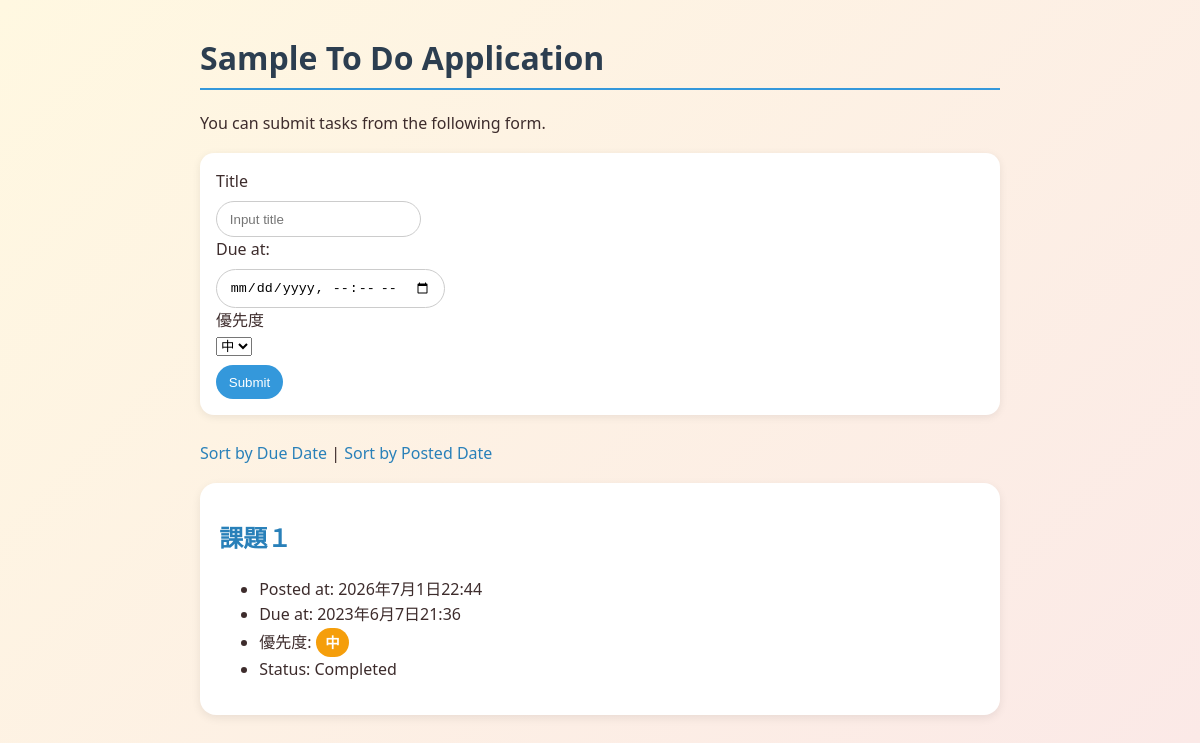
The app's page /, older data.
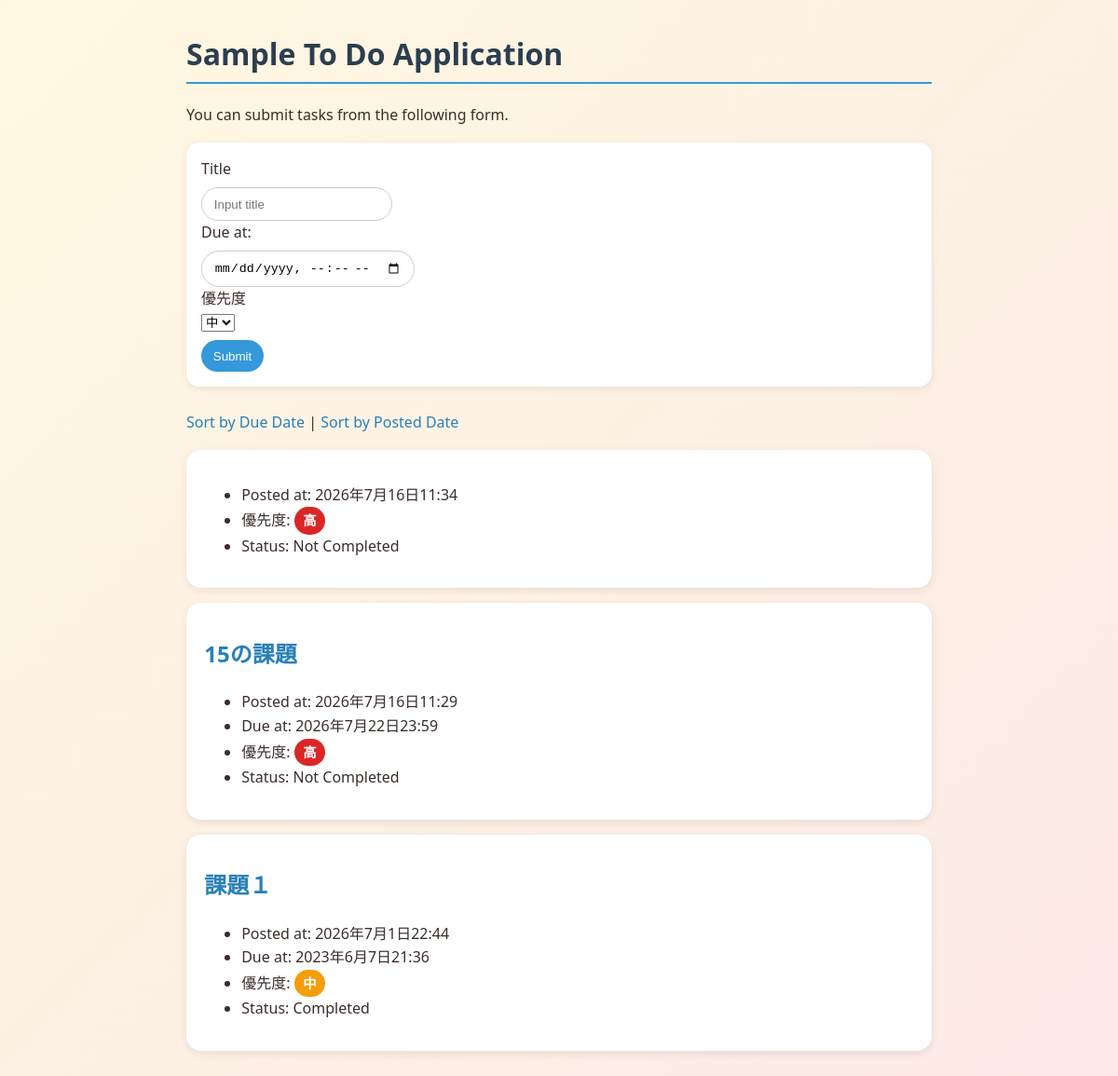
The same page, newer data.
### todo/models.py (models this page shows, shortened)
class Task(models.Model):
    PRIORITY_CHOICES = [
        ('high', '高'),
        ('medium', '中'),
        ('low', '低'),
    ]
    title = models.CharField(max_length=100)
    completed = models.BooleanField(default=False)
    posted_at = models.DateTimeField(default=timezone.now)
    due_at = models.DateTimeField(null=True, blank=True)
    priority = models.CharField(
        max_length=10,
        choices=PRIORITY_CHOICES,
        default='medium',
    )

### todo/views.py (the view, shortened to what this page needs)
# urls.py: path('', todo_views.index, name="index"),
def index(request):
    if request.GET.get('order') == 'due':
        tasks = Task.objects.order_by('due_at')
    else:
        tasks = Task.objects.order_by('-posted_at')
    context = {
        'tasks': tasks
    }
    return render(request, 'todo/index.html', context)

### todo/templates/todo/index.html (shortened to what this page needs)
{% load static %}
<!DOCTYPE html>
<html lang="ja">
  <head>
    <link rel="stylesheet" href="{% static 'todo/style.css' %}">
  </head>
  <body>
    <h1>Sample To Do Application</h1>
    <p>You can submit tasks from the following form.</p>
    <form action="{% url 'index' %}" method="post">
      <div>
        <label for="titleInput">Title</label><br>
        <input id="titleInput" name="title" type="text" placeholder="Input title">
      </div>
      <div>
        <label for="dueInput">Due at:</label><br>
        <input id="dueInput" name="due_at" type="datetime-local">
      </div>
      <div>
        <label for="priorityInput">優先度</label><br>
        <select id="priorityInput" name="priority">
          <option value="medium" selected>中</option>
        </select>
      </div>
      <div>
        <button type="submit">Submit</button>
      </div>
    </form>
    <br>
    <div>
      <a href="{% url 'index' %}?order=due">Sort by Due Date</a> |
      <a href="{% url 'index' %}?order=post">Sort by Posted Date</a>
    </div>
    {% for task in tasks %}
    <div class="text">
      <h2><a href="{% url "detail" task.id %}">{{ task.title }}</a></h2>
      <ul>
        <li>Posted at: {{ task.posted_at }}</li>
        {% if task.due_at %}
        <li>Due at: {{ task.due_at }}</li>
        {% endif %}
        <li>優先度: <span class="priority-badge priority-{{ task.priority }}">{{ task.get_priority_display }}</span></li>
        {% if task.completed %}
        <li>Status: Completed</li>
        {% else %}
        <li>Status: Not Completed</li>
        {% endif %}
      </ul>
    </div>
    {% endfor %}
  </body>
</html>

### todo/static/todo/style.css (style rules this page uses)
body { font-family: 'Segoe UI', 'Hiragino Sans', 'Yu Gothic', sans-serif; margin: 2rem auto; max-width: 800px; padding: 0 1rem; background: linear-gradient(135deg, #fff8e1 0%, #fbe9e7 100%); color: #3d2c2c; line-height: 1.6; }
h1, h2 { font-family: 'Trebuchet MS', 'Arial Rounded MT Bold', 'Segoe UI', sans-serif; color: #2c3e50; }
h1 { border-bottom: 2px solid #3498db; padding-bottom: 0.3rem; }
form { background: #fff; padding: 1rem; border-radius: 14px; box-shadow: 0 2px 8px rgba(0, 0, 0, 0.08); }
input, button { margin-top: 0.4rem; padding: 0.6rem 0.8rem; border: 1px solid #ccc; border-radius: 999px; }
button { background-color: #3498db; color: white; border: none; cursor: pointer; transition: background-color 0.2s ease; }
.text, .detail-card { background: white; padding: 1rem 1.2rem; margin-top: 1rem; border-radius: 16px; box-shadow: 0 3px 10px rgba(0, 0, 0, 0.08); }
a { color: #2980b9; text-decoration: none; }
.priority-badge { display: inline-block; padding: 0.2rem 0.6rem; border-radius: 999px; font-size: 0.9rem; font-weight: 600; color: white; }
.priority-high { background-color: #dc2626; }
.priority-medium { background-color: #f59e0b; }

Row changes from the older to the newer data that the page shows:
added Task: posted_at "2026年7月16日11:34", priority "高", completed "Status: Not Completed"
added Task: title "15の課題", posted_at "2026年7月16日11:29", due_at "2026年7月22日23:59", priority "高", completed "Status: Not Completed"
